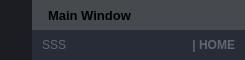
      <widget class="QFrame" name="frame_top">
       <property name="maximumSize">
        <size>
         <width>16777215</width>
         <height>60</height>
        </size>
       </property>
       <property name="styleSheet">
        <string notr="true">background-color: transparent;</string>
       </property>
       <property name="frameShape">
        <enum>QFrame::NoFrame</enum>
       </property>
       <property name="frameShadow">
        <enum>QFrame::Raised</enum>
       </property>
       <layout class="QHBoxLayout" name="horizontalLayout_3">
        <property name="spacing">
         <number>0</number>
        </property>
        <property name="leftMargin">
         <number>0</number>
        </property>
        <property name="topMargin">
         <number>0</number>
        </property>
        <property name="rightMargin">
         <number>0</number>
        </property>
        <property name="bottomMargin">
         <number>0</number>
        </property>
        <item>
         <widget class="QFrame" name="frame_toggle">
          <property name="maximumSize">
           <size>
            <width>70</width>
            <height>16777215</height>
           </size>
          </property>
          <property name="styleSheet">
           <string notr="true">background-color: rgb(27, 29, 35);</string>
          </property>
          <property name="frameShape">
           <enum>QFrame::NoFrame</enum>
          </property>
          <property name="frameShadow">
           <enum>QFrame::Raised</enum>
          </property>
          <layout class="QVBoxLayout" name="verticalLayout_3">
           <property name="spacing">
            <number>0</number>
           </property>
           <property name="leftMargin">
            <number>0</number>
           </property>
           <property name="topMargin">
            <number>0</number>
           </property>
           <property name="rightMargin">
            <number>0</number>
           </property>
           <property name="bottomMargin">
            <number>0</number>
           </property>
           <item>
            <widget class="QPushButton" name="btn_toggle_menu">
             <property name="sizePolicy">
              <sizepolicy hsizetype="Expanding" vsizetype="Expanding">
               <horstretch>0</horstretch>
               <verstretch>0</verstretch>
              </sizepolicy>
             </property>
             <property name="styleSheet">
              <string notr="true">QPushButton {
	background-image: url(:/24x24/icons/24x24/cil-menu.png);
	background-position: center;
	background-repeat: no-reperat;
	border: none;
	background-color: rgb(27, 29, 35);
}
QPushButton:hover {
	background-color: rgb(33, 37, 43);
}
QPushButton:pressed {	
	background-color: rgb(85, 170, 255);
}</string>
             </property>
             <property name="text">
              <string/>
             </property>
            </widget>
           </item>
          </layout>
         </widget>
        </item>
        <item>
         <widget class="QFrame" name="frame_top_right">
          <property name="styleSheet">
           <string notr="true">background: transparent;</string>
          </property>
          <property name="frameShape">
           <enum>QFrame::NoFrame</enum>
          </property>
          <property name="frameShadow">
           <enum>QFrame::Raised</enum>
          </property>
          <layout class="QVBoxLayout" name="verticalLayout_2">
           <property name="spacing">
            <number>0</number>
           </property>
           <property name="leftMargin">
            <number>0</number>
           </property>
           <property name="topMargin">
            <number>0</number>
           </property>
           <property name="rightMargin">
            <number>0</number>
           </property>
           <property name="bottomMargin">
            <number>0</number>
           </property>
           <item>
            <widget class="QFrame" name="frame_top_btns">
             <property name="maximumSize">
              <size>
               <width>16777215</width>
               <height>30</height>
              </size>
             </property>
             <property name="styleSheet">
              <string notr="true">background-color: rgba(33, 37, 43, 150);</string>
             </property>
             <property name="frameShape">
              <enum>QFrame::NoFrame</enum>
             </property>
             <property name="frameShadow">
              <enum>QFrame::Raised</enum>
             </property>
             <layout class="QHBoxLayout" name="horizontalLayout_4">
              <property name="spacing">
               <number>0</number>
              </property>
              <property name="leftMargin">
               <number>0</number>
              </property>
              <property name="topMargin">
               <number>0</number>
              </property>
              <property name="rightMargin">
               <number>0</number>
              </property>
              <property name="bottomMargin">
               <number>0</number>
              </property>
              <item>
               <widget class="QFrame" name="frame_label_top_btns">
                <property name="frameShape">
                 <enum>QFrame::NoFrame</enum>
                </property>
                <property name="frameShadow">
                 <enum>QFrame::Raised</enum>
                </property>
                <layout class="QHBoxLayout" name="horizontalLayout_10">
                 <property name="spacing">
                  <number>0</number>
                 </property>
                 <property name="leftMargin">
                  <number>8</number>
                 </property>
                 <property name="topMargin">
                  <number>0</number>
                 </property>
                 <property name="rightMargin">
                  <number>10</number>
                 </property>
                 <property name="bottomMargin">
                  <number>0</number>
                 </property>
                 <item>
                  <widget class="QLabel" name="label_title_bar_top">
                   <property name="font">
                    <font>
                     <family>Segoe UI</family>
                     <pointsize>10</pointsize>
                     <weight>75</weight>
                     <bold>true</bold>
                    </font>
                   </property>
                   <property name="styleSheet">
                    <string notr="true">background: transparent;
margin-left: 5px;</string>
                   </property>
                   <property name="text">
                    <string>Main Window </string>
                   </property>
                  </widget>
                 </item>
                 <item>
                  <widget class="QFrame" name="frame_icon_top_bar">
                   <property name="maximumSize">
                    <size>
                     <width>30</width>
                     <height>30</height>
                    </size>
                   </property>
                   <property name="styleSheet">
                    <string notr="true">background: transparent;

background-position: center;
background-repeat: no-repeat;</string>
                   </property>
                   <property name="frameShape">
                    <enum>QFrame::StyledPanel</enum>
                   </property>
                   <property name="frameShadow">
                    <enum>QFrame::Raised</enum>
                   </property>
                  </widget>
                 </item>
                </layout>
               </widget>
              </item>
              <item>
               <widget class="QFrame" name="frame_btns_right">
                <property name="maximumSize">
                 <size>
                  <width>120</width>
                  <height>16777215</height>
                 </size>
                </property>
                <property name="frameShape">
                 <enum>QFrame::NoFrame</enum>
                </property>
                <property name="frameShadow">
                 <enum>QFrame::Raised</enum>
                </property>
                <layout class="QHBoxLayout" name="horizontalLayout_5">
                 <property name="spacing">
                  <number>0</number>
                 </property>
                 <property name="leftMargin">
                  <number>0</number>
                 </property>
                 <property name="topMargin">
                  <number>0</number>
                 </property>
                 <property name="rightMargin">
                  <number>0</number>
                 </property>
                 <property name="bottomMargin">
                  <number>0</number>
                 </property>
                 <item>
                  <widget class="QPushButton" name="btn_minimize">
                   <property name="sizePolicy">
                    <sizepolicy hsizetype="Minimum" vsizetype="Expanding">
                     <horstretch>0</horstretch>
                     <verstretch>0</verstretch>
                    </sizepolicy>
                   </property>
                   <property name="toolTip">
                    <string>Minimize</string>
                   </property>
                   <property name="styleSheet">
                    <string notr="true">QPushButton {	
	border: none;
	background-color: transparent;
}
QPushButton:hover {
	background-color: rgb(44, 49, 60)
}
QPushButton:pressed {	
	background-color: rgb(85, 170, 255);
}</string>
                   </property>
                   <property name="text">
                    <string/>
                   </property>
                   <property name="icon">
                    <iconset resource="files.qrc">
                     <normaloff>:/16x16/icons/16x16/cil-window-minimize.png</normaloff>:/16x16/icons/16x16/cil-window-minimize.png</iconset>
                   </property>
                  </widget>
                 </item>
                 <item>
                  <widget class="QPushButton" name="btn_maximize_restore">
                   <property name="sizePolicy">
                    <sizepolicy hsizetype="Minimum" vsizetype="Expanding">
                     <horstretch>0</horstretch>
                     <verstretch>0</verstretch>
                    </sizepolicy>
                   </property>
                   <property name="toolTip">
                    <string>Maximize</string>
                   </property>
                   <property name="styleSheet">
                    <string notr="true">QPushButton {	
	border: none;
	background-color: transparent;
}
QPushButton:hover {
	background-color: rgb(44, 49, 60)
}
QPushButton:pressed {	
	background-color: rgb(85, 170, 255);
}</string>
                   </property>
                   <property name="text">
                    <string/>
                   </property>
                   <property name="icon">
                    <iconset resource="files.qrc">
                     <normaloff>:/16x16/icons/16x16/cil-window-maximize.png</normaloff>:/16x16/icons/16x16/cil-window-maximize.png</iconset>
                   </property>
                  </widget>
                 </item>
                 <item>
                  <widget class="QPushButton" name="btn_close">
                   <property name="sizePolicy">
                    <sizepolicy hsizetype="Minimum" vsizetype="Expanding">
                     <horstretch>0</horstretch>
                     <verstretch>0</verstretch>
                    </sizepolicy>
                   </property>
                   <property name="toolTip">
                    <string>Close</string>
                   </property>
                   <property name="styleSheet">
                    <string notr="true">QPushButton {	
	border: none;
	background-color: transparent;
}
QPushButton:hover {
	background-color: rgb(44, 49, 60)
}
QPushButton:pressed {	
	background-color: rgb(85, 170, 255);
}</string>
                   </property>
                   <property name="text">
                    <string/>
                   </property>
                   <property name="icon">
                    <iconset resource="files.qrc">
                     <normaloff>:/16x16/icons/16x16/cil-x.png</normaloff>:/16x16/icons/16x16/cil-x.png</iconset>
                   </property>
                  </widget>
                 </item>
                </layout>
               </widget>
              </item>
             </layout>
            </widget>
           </item>
           <item>
            <widget class="QFrame" name="frame_top_info">
             <property name="styleSheet">
              <string notr="true">background-color: rgb(39, 44, 54);</string>
             </property>
             <property name="frameShape">
              <enum>QFrame::NoFrame</enum>
             </property>
             <property name="frameShadow">
              <enum>QFrame::Raised</enum>
             </property>
             <layout class="QHBoxLayout" name="horizontalLayout_8">
              <property name="spacing">
               <number>0</number>
              </property>
              <property name="leftMargin">
               <number>10</number>
              </property>
              <property name="topMargin">
               <number>0</number>
              </property>
              <property name="rightMargin">
               <number>10</number>
              </property>
              <property name="bottomMargin">
               <number>0</number>
              </property>
              <item>
               <widget class="QLabel" name="label_top_info_1">
                <property name="font">
                 <font>
                  <family>Segoe UI</family>
                 </font>
                </property>
                <property name="styleSheet">
                 <string notr="true">color: rgb(98, 103, 111);</string>
                </property>
                <property name="text">
                 <string>SSS</string>
                </property>
               </widget>
              </item>
              <item>
               <widget class="QLabel" name="label_top_info_2">
                <property name="minimumSize">
                 <size>
                  <width>0</width>
                  <height>0</height>
                 </size>
                </property>
                <property name="maximumSize">
                 <size>
                  <width>250</width>
                  <height>16777215</height>
                 </size>
                </property>
                <property name="font">
                 <font>
                  <family>Segoe UI</family>
                  <weight>75</weight>
                  <bold>true</bold>
                 </font>
                </property>
                <property name="styleSheet">
                 <string notr="true">color: rgb(98, 103, 111);</string>
                </property>
                <property name="text">
                 <string>| HOME</string>
                </property>
                <property name="alignment">
                 <set>Qt::AlignRight|Qt::AlignTrailing|Qt::AlignVCenter</set>
                </property>
               </widget>
              </item>
             </layout>
            </widget>
           </item>
          </layout>
         </widget>
        </item>
       </layout>
      </widget>
